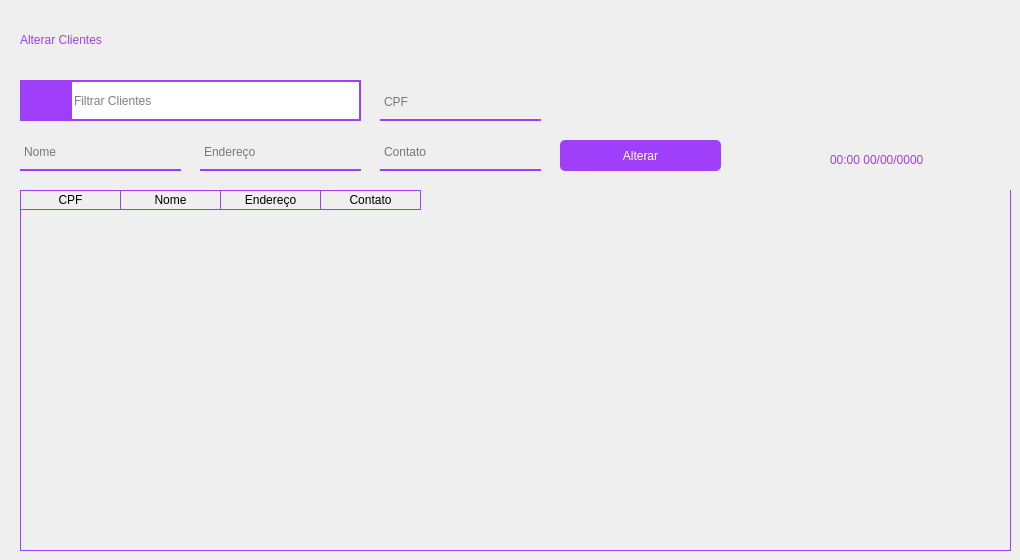
      <widget class="QWidget" name="pg_alterar_clientes">
       <widget class="QLineEdit" name="line_alterar_nome_cliente">
        <property name="geometry">
         <rect>
          <x>20</x>
          <y>140</y>
          <width>161</width>
          <height>31</height>
         </rect>
        </property>
        <property name="styleSheet">
         <string notr="true">background-color: rgba(0, 0 , 0, 0);
border: 2px solid rgba(0,0,0,0);
border-bottom-color: rgb(159, 63, 250);
color: rgb(0,0,0);
padding-bottom: 8px;
border-radius: 0px;
font: 10pt &quot;Montserrat&quot;;</string>
        </property>
        <property name="text">
         <string/>
        </property>
        <property name="placeholderText">
         <string>Nome</string>
        </property>
        <property name="clearButtonEnabled">
         <bool>true</bool>
        </property>
       </widget>
       <widget class="QLineEdit" name="line_alterar_cpf_cliente">
        <property name="geometry">
         <rect>
          <x>380</x>
          <y>90</y>
          <width>161</width>
          <height>31</height>
         </rect>
        </property>
        <property name="styleSheet">
         <string notr="true">background-color: rgba(0, 0 , 0, 0);
border: 2px solid rgba(0,0,0,0);
border-bottom-color: rgb(159, 63, 250);
color: rgb(0,0,0);
padding-bottom: 8px;
border-radius: 0px;
font: 10pt &quot;Montserrat&quot;;</string>
        </property>
        <property name="text">
         <string/>
        </property>
        <property name="placeholderText">
         <string>CPF</string>
        </property>
        <property name="clearButtonEnabled">
         <bool>true</bool>
        </property>
       </widget>
       <widget class="QLineEdit" name="line_search_Bar_alterar_clientes">
        <property name="geometry">
         <rect>
          <x>70</x>
          <y>80</y>
          <width>291</width>
          <height>41</height>
         </rect>
        </property>
        <property name="styleSheet">
         <string notr="true">border: 2px solid #9f3ffa;
font: 10pt &quot;Montserrat&quot;;</string>
        </property>
        <property name="text">
         <string/>
        </property>
        <property name="cursorPosition">
         <number>0</number>
        </property>
        <property name="placeholderText">
         <string>Filtrar Clientes</string>
        </property>
        <property name="clearButtonEnabled">
         <bool>true</bool>
        </property>
       </widget>
       <widget class="QPushButton" name="btn_filtrar_clientes">
        <property name="geometry">
         <rect>
          <x>20</x>
          <y>80</y>
          <width>51</width>
          <height>41</height>
         </rect>
        </property>
        <property name="styleSheet">
         <string notr="true">QPushButton {
border: 2px;
background-color: rgb(159, 63, 250);
color: white;

font: 10pt &quot;Montserrat&quot;;
outline: 0;
}

QPushButton:hover {
	background-color: rgb(197, 62, 255);
}
</string>
        </property>
        <property name="text">
         <string/>
        </property>
        <property name="icon">
         <iconset resource="../QRC/file_principal_rc.qrc">
          <normaloff>:/icones/lupa.png</normaloff>:/icones/lupa.png</iconset>
        </property>
        <property name="iconSize">
         <size>
          <width>25</width>
          <height>25</height>
         </size>
        </property>
       </widget>
       <widget class="QTableWidget" name="tabela_alterar_clientes">
        <property name="geometry">
         <rect>
          <x>20</x>
          <y>190</y>
          <width>991</width>
          <height>361</height>
         </rect>
        </property>
        <property name="styleSheet">
         <string notr="true">QTableWidget {
	gridline-color: #9f3ffa;;
	background-color: transparent;
	outline: 0;
	border: 1px solid #9f3ffa;
	border-top: 0px
	
}

QTableWidget::item:selected{
	background-color:#9f3ffa;;
}

QTableWidget::horizontalHeader {	
	background-color: #9f3ffa;
}

QHeaderView::section:horizontal
{
    border: 1px solid #9f3ffa;
	background-color: transparent;
	border-left: 0px;
	color: black;

}
</string>
        </property>
        <property name="frameShape">
         <enum>QFrame::Panel</enum>
        </property>
        <property name="frameShadow">
         <enum>QFrame::Sunken</enum>
        </property>
        <property name="editTriggers">
         <set>QAbstractItemView::SelectedClicked</set>
        </property>
        <property name="tabKeyNavigation">
         <bool>true</bool>
        </property>
        <property name="showDropIndicator" stdset="0">
         <bool>false</bool>
        </property>
        <property name="alternatingRowColors">
         <bool>false</bool>
        </property>
        <property name="selectionMode">
         <enum>QAbstractItemView::ExtendedSelection</enum>
        </property>
        <property name="gridStyle">
         <enum>Qt::SolidLine</enum>
        </property>
        <property name="sortingEnabled">
         <bool>true</bool>
        </property>
        <attribute name="verticalHeaderVisible">
         <bool>false</bool>
        </attribute>
        <attribute name="verticalHeaderShowSortIndicator" stdset="0">
         <bool>false</bool>
        </attribute>
        <attribute name="verticalHeaderStretchLastSection">
         <bool>false</bool>
        </attribute>
        <column>
         <property name="text">
          <string>CPF</string>
         </property>
        </column>
        <column>
         <property name="text">
          <string>Nome</string>
         </property>
        </column>
        <column>
         <property name="text">
          <string>Endereço</string>
         </property>
        </column>
        <column>
         <property name="text">
          <string>Contato</string>
         </property>
        </column>
       </widget>
       <widget class="QPushButton" name="btn_finalizar_alteracao_fornecedores">
        <property name="geometry">
         <rect>
          <x>560</x>
          <y>140</y>
          <width>161</width>
          <height>31</height>
         </rect>
        </property>
        <property name="styleSheet">
         <string notr="true">QPushButton {
border: 2px;
background-color: rgb(159, 63, 250);
color: white;
border-radius: 5px;
font: 10pt &quot;Montserrat&quot;;
outline: 0;
}

QPushButton:hover {
	background-color: rgb(197, 62, 255);
}
</string>
        </property>
        <property name="text">
         <string>Alterar</string>
        </property>
       </widget>
       <widget class="QLineEdit" name="line_alterar_contato_cliente">
        <property name="geometry">
         <rect>
          <x>380</x>
          <y>140</y>
          <width>161</width>
          <height>31</height>
         </rect>
        </property>
        <property name="styleSheet">
         <string notr="true">background-color: rgba(0, 0 , 0, 0);
border: 2px solid rgba(0,0,0,0);
border-bottom-color: rgb(159, 63, 250);
color: rgb(0,0,0);
padding-bottom: 8px;
border-radius: 0px;
font: 10pt &quot;Montserrat&quot;;</string>
        </property>
        <property name="text">
         <string/>
        </property>
        <property name="placeholderText">
         <string>Contato</string>
        </property>
        <property name="clearButtonEnabled">
         <bool>true</bool>
        </property>
       </widget>
       <widget class="QLabel" name="lbl_titulo_alterar_clientes">
        <property name="geometry">
         <rect>
          <x>20</x>
          <y>20</y>
          <width>371</width>
          <height>41</height>
         </rect>
        </property>
        <property name="styleSheet">
         <string notr="true">color: #9f3ffa;
font: 20pt &quot;Montserrat&quot;;</string>
        </property>
        <property name="text">
         <string>Alterar Clientes</string>
        </property>
        <property name="textInteractionFlags">
         <set>Qt::LinksAccessibleByMouse|Qt::TextSelectableByMouse</set>
        </property>
       </widget>
       <widget class="QLineEdit" name="line_alterar_endereco_cliente">
        <property name="geometry">
         <rect>
          <x>200</x>
          <y>140</y>
          <width>161</width>
          <height>31</height>
         </rect>
        </property>
        <property name="styleSheet">
         <string notr="true">background-color: rgba(0, 0 , 0, 0);
border: 2px solid rgba(0,0,0,0);
border-bottom-color: rgb(159, 63, 250);
color: rgb(0,0,0);
padding-bottom: 8px;
border-radius: 0px;
font: 10pt &quot;Montserrat&quot;;</string>
        </property>
        <property name="text">
         <string/>
        </property>
        <property name="placeholderText">
         <string>Endereço</string>
        </property>
        <property name="clearButtonEnabled">
         <bool>true</bool>
        </property>
       </widget>
       <widget class="QLabel" name="lbl_hora_data_alterar_clientes">
        <property name="geometry">
         <rect>
          <x>830</x>
          <y>150</y>
          <width>181</width>
          <height>21</height>
         </rect>
        </property>
        <property name="styleSheet">
         <string notr="true">font: 13pt &quot;Montserrat&quot;;
color: #9f3ffa;
</string>
        </property>
        <property name="text">
         <string>00:00 00/00/0000</string>
        </property>
        <property name="textFormat">
         <enum>Qt::AutoText</enum>
        </property>
        <property name="wordWrap">
         <bool>false</bool>
        </property>
        <property name="textInteractionFlags">
         <set>Qt::LinksAccessibleByKeyboard|Qt::LinksAccessibleByMouse</set>
        </property>
       </widget>
      </widget>
